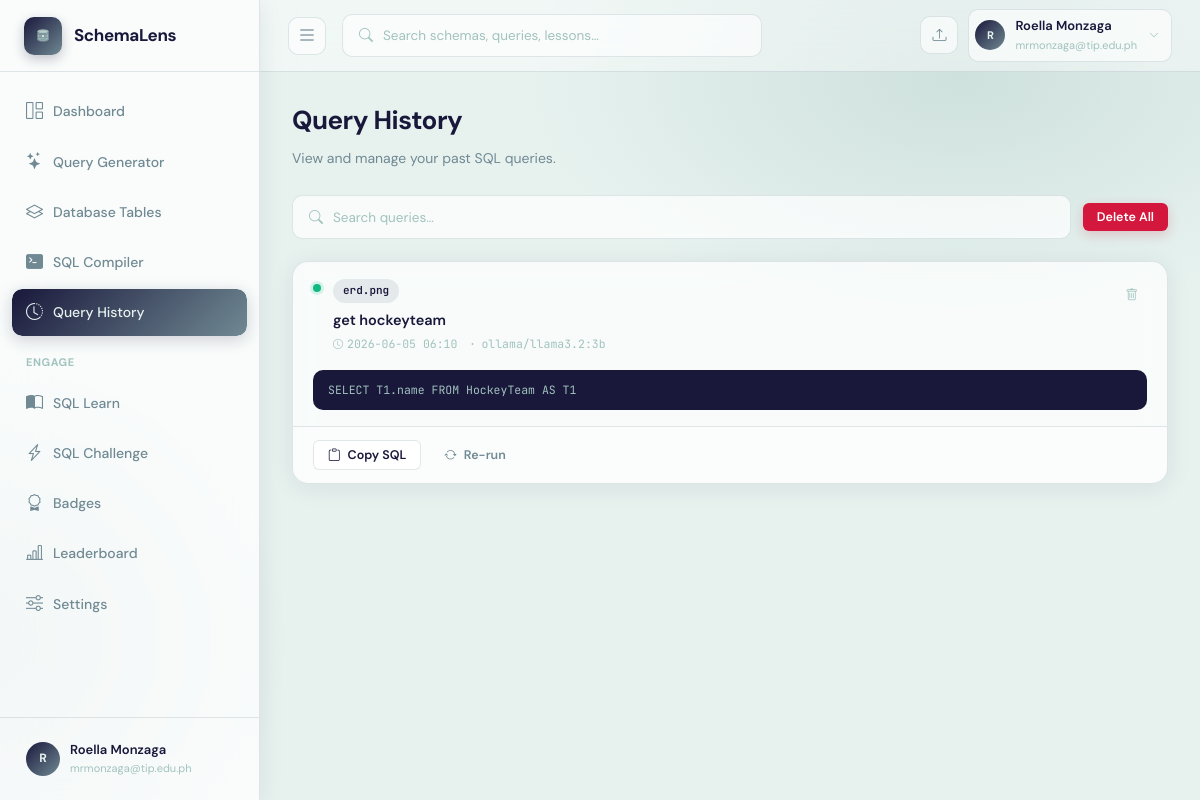
Screenshot of /history (signed in) with the database file from the repository.
### app.py (models this page shows)
class User(UserMixin, db.Model):
    __tablename__ = "users"
    id            = db.Column(db.Integer, primary_key=True)
    supabase_uid  = db.Column(db.String(256), unique=True, nullable=True)  # Supabase Auth UID
    name          = db.Column(db.String(120), nullable=False)
    email         = db.Column(db.String(200), unique=True, nullable=False)
    password      = db.Column(db.String(256), nullable=True)  # nullable — Supabase owns credentials
    company       = db.Column(db.String(120), default="")
    role          = db.Column(db.String(80), default="")
    last_active   = db.Column(db.DateTime, nullable=True)
    streak_days   = db.Column(db.Integer, default=0)
    created_at    = db.Column(db.DateTime, default=datetime.datetime.utcnow)
    agreement_accepted    = db.Column(db.Boolean, default=False)
    agreement_accepted_at = db.Column(db.DateTime, nullable=True)
    schemas      = db.relationship("SchemaUpload", backref="owner", lazy=True,
                                   cascade="all, delete-orphan")
    queries      = db.relationship("QueryHistory", backref="owner", lazy=True,
                                   cascade="all, delete-orphan")
    badges       = db.relationship("UserBadge", backref="user", lazy=True,
                                   cascade="all, delete-orphan")
    challenges   = db.relationship("ChallengeAttempt", backref="user", lazy=True,
                                   cascade="all, delete-orphan")

class QueryHistory(db.Model):
    __tablename__ = "query_history"
    id             = db.Column(db.Integer, primary_key=True)
    user_id        = db.Column(db.Integer, db.ForeignKey("users.id"), nullable=False)
    schema_id      = db.Column(db.Integer, db.ForeignKey("schema_uploads.id"), nullable=True)
    natural_query  = db.Column(db.Text, nullable=False)
    generated_sql  = db.Column(db.Text, default="")
    model_used     = db.Column(db.String(80), default="")
    sql_explanation = db.Column(db.Text, default="")     # Feature 2: plain-English explanation
    accuracy_score  = db.Column(db.Float, default=None)  # Feature 4: confidence score
    accuracy_notes  = db.Column(db.Text, default="")     # Feature 4: validation notes
    conversation_context = db.Column(db.Text, default="")  # Feature 3: JSON conversation history
    created_at     = db.Column(db.DateTime, default=datetime.datetime.utcnow)

class SchemaUpload(db.Model):
    __tablename__ = "schema_uploads"
    id            = db.Column(db.Integer, primary_key=True)
    user_id       = db.Column(db.Integer, db.ForeignKey("users.id"), nullable=False)
    filename      = db.Column(db.String(256), nullable=False)
    original_name = db.Column(db.String(256), nullable=False)
    schema_name   = db.Column(db.String(120), default="")
    ocr_text      = db.Column(db.Text, default="")
    parsed_schema = db.Column(db.Text, default="")   # JSON
    confirmed_schema = db.Column(db.Text, default="")  # JSON — user-confirmed/edited version
    uploaded_at   = db.Column(db.DateTime, default=datetime.datetime.utcnow)
    queries       = db.relationship("QueryHistory", backref="schema", lazy=True,
                                    cascade="all, delete-orphan")

### app.py (the view)
@app.route("/history")
@login_required
def history():
    page = request.args.get("page", 1, type=int)
    per_page = 20
    queries = QueryHistory.query.filter_by(user_id=current_user.id)\
              .order_by(QueryHistory.created_at.desc())\
              .paginate(page=page, per_page=per_page, error_out=False)
    return render_template("history.html", queries=queries)

### app.py (called while the page is built)
@login_manager.user_loader
def load_user(user_id):
    return db.session.get(User, int(user_id))

@app.context_processor
def inject_ai_status():
    return {"ai_vision_available": bool(GEMINI_API_KEY.strip())}

### templates/history.html (shortened to what this page needs)
{% extends "base.html" %}
{% block content %}
<div class="history-header fade-in">
  <h1>Query History</h1>
  <p>View and manage your past SQL queries.</p>
</div>
<div class="history-toolbar fade-in fade-in-1">
  <div class="search-wrap">
    <i class="bi bi-search"></i>
    <input type="text" id="searchInput" placeholder="Search queries…" oninput="filterQueries()">
  </div>
  <button class="btn btn-danger btn-sm" onclick="clearAllQueries()" style="margin-left:auto;">Delete All</button>
</div>
<div id="queryList">
{% if queries.items %}
  {% for q in queries.items %}
  <div class="qh-card fade-in" id="qcard-{{ q.id }}"
       data-query="{{ q.natural_query | lower }}"
       data-status="success">
    <div class="qh-top">
      <div class="qh-status-dot success"></div>
      <div class="flex-1">
        <div style="display:flex;align-items:flex-start;justify-content:space-between;gap:12px;">
          <div>
            {% if q.schema %}
            <span class="badge badge-mid" style="margin-bottom:7px;display:inline-flex;">{{ q.schema.schema_name or q.schema.original_name }}</span>
            {% else %}
            <span class="badge badge-light" style="margin-bottom:7px;display:inline-flex;">no schema</span>
            {% endif %}
            <div class="qh-question">{{ q.natural_query }}</div>
            <div class="qh-meta">
              <span class="qh-meta-item"><i class="bi bi-clock"></i> {{ q.created_at.strftime('%Y-%m-%d %H:%M') }}</span>
              <span class="qh-meta-item"><i class="bi bi-dot"></i> {{ q.model_used or 'heuristic' }}</span>
            </div>
          </div>
          <button onclick="deleteQuery('{{ q.id }}')" class="btn btn-ghost btn-sm btn-icon" style="flex-shrink:0;color:var(--text-xs);" title="Delete">
            <i class="bi bi-trash"></i>
          </button>
        </div>
      </div>
    </div>
    <div class="qh-sql" onclick="this.classList.toggle('expanded')" title="Click to expand">{{ q.generated_sql }}</div>
    <div class="qh-actions">
      <button onclick="copySQL('{{ q.id }}')" class="btn btn-outline btn-sm"><i class="bi bi-clipboard"></i> Copy SQL</button>
      <a href="{{ url_for('query_page') }}{% if q.schema %}?schema_id={{ q.schema.id }}{% endif %}" class="btn btn-ghost btn-sm"><i class="bi bi-arrow-repeat"></i> Re-run</a>
    </div>
  </div>
  {% endfor %}
{% endif %}
</div>
{% endblock %}

### templates/base.html (shortened to what this page needs)
<!DOCTYPE html>
<html lang="en">
<head>
  <link href="https://cdn.jsdelivr.net/npm/bootstrap-icons@1.11.3/font/bootstrap-icons.css" rel="stylesheet">
  <link rel="stylesheet" href="https://cdnjs.cloudflare.com/ajax/libs/highlight.js/11.9.0/styles/github-dark.min.css">
</head>
<body>
{% if current_user.is_authenticated %}
<aside class="sidebar" id="appSidebar" aria-label="Main Navigation">
  <div class="sidebar-logo">
    <a href="{{ url_for('dashboard') }}">
      <div class="logo-icon">
      </div>
      <span class="logo-text">SchemaLens</span>
    </a>
  </div>
  <nav class="sidebar-nav">
    <a href="{{ url_for('dashboard') }}" class="nav-item {% if request.endpoint=='dashboard' %}active{% endif %}">
      <i class="bi bi-grid-1x2" aria-hidden="true"></i> <span>Dashboard</span>
    </a>
    <a href="{{ url_for('query_page') }}" class="nav-item {% if request.endpoint=='query_page' %}active{% endif %}">
      <i class="bi bi-stars" aria-hidden="true"></i> <span>Query Generator</span>
    </a>
    <a href="{{ url_for('schemas') }}" class="nav-item {% if request.endpoint in ['schemas','schema_detail'] %}active{% endif %}">
      <i class="bi bi-layers" aria-hidden="true"></i> <span>Database Tables</span>
    </a>
    <a href="{{ url_for('sql_compiler') }}" class="nav-item {% if request.endpoint=='sql_compiler' %}active{% endif %}">
      <i class="bi bi-terminal-fill" aria-hidden="true"></i> <span>SQL Compiler</span>
    </a>
    <a href="{{ url_for('history') }}" class="nav-item {% if request.endpoint=='history' %}active{% endif %}">
      <i class="bi bi-clock-history" aria-hidden="true"></i> <span>Query History</span>
    </a>
    <div class="nav-section">Engage</div>
       <a href="{{ url_for('learn') }}" class="nav-item {% if request.endpoint=='learn' %}active{% endif %}">
      <i class="bi bi-book-half" aria-hidden="true"></i> <span>SQL Learn</span>
    </a>
    <a href="{{ url_for('challenge_page') }}" class="nav-item {% if request.endpoint=='challenge_page' %}active{% endif %}">
      <i class="bi bi-lightning-charge" aria-hidden="true"></i> <span>SQL Challenge</span>
    </a>
    <a href="{{ url_for('badges_page') }}"    class="nav-item {% if request.endpoint=='badges_page' %}active{% endif %}">
      <i class="bi bi-award" aria-hidden="true"></i> <span>Badges</span>
    </a>
    <a href="{{ url_for('leaderboard') }}"    class="nav-item {% if request.endpoint=='leaderboard' %}active{% endif %}">
      <i class="bi bi-bar-chart-line" aria-hidden="true"></i> <span>Leaderboard</span>
    </a>
    <a href="{{ url_for('settings') }}" class="nav-item {% if request.endpoint=='settings' %}active{% endif %}">
      <i class="bi bi-sliders" aria-hidden="true"></i> <span>Settings</span>
    </a>
  </nav>
  <div class="sidebar-footer">
   <a href="{{ url_for('settings')}}" class="user-dropdown-wrapper" style="text-decoration: none; color: inherit;" aria-haspopup="true" aria-label="User Profile and Settings">
      <div class="user-row" tabindex="0" aria-label="User Profile Summary">
        <div class="user-avatar">{{ current_user.name[0].upper() }}</div>
        <div>
          <div class="user-name">{{ current_user.name }}</div>
          <div class="user-email">{{ current_user.email[:26] }}{% if current_user.email|length > 26 %}…{% endif %}</div>
        </div>
      </div>
    </a>
  </div>
</aside>
<header class="topbar">
  <button class="icon-btn" id="sidebarToggleBtn" onclick="toggleSidebar()" aria-label="Toggle Sidebar" aria-controls="appSidebar">
    <i class="bi bi-list" style="font-size: 20px;"></i>
  </button>
<div class="search-box" style="position:relative;" id="searchBoxWrapper">
    <i class="bi bi-search" aria-hidden="true" id="searchIcon"></i>
    <input
      type="text"
      id="globalSearchInput"
      placeholder="Search schemas, queries, lessons…"
      autocomplete="off"
      autocorrect="off"
      spellcheck="false"
      aria-label="Global Search"
      aria-autocomplete="list"
      aria-controls="searchDropdown"
      aria-expanded="false"
      role="combobox"
    >
  </div>
  <div class="topbar-right">
    <a href="{{ url_for('schemas') }}" class="icon-btn" title="Upload Schema" aria-label="Upload Schema"><i class="bi bi-upload"></i></a>
    <div class="user-dropdown-wrapper">
      <div class="topbar-user" id="topbarUserBtn" tabindex="0" role="button" aria-haspopup="true" aria-expanded="false" aria-label="User Menu">
        <div class="user-avatar" style="width:30px;height:30px;font-size:11px;">{{ current_user.name[0].upper() }}</div>
        <div>
          <div class="name">{{ current_user.name }}</div>
          <div class="email">{{ current_user.email[:22] }}{% if current_user.email|length>22 %}…{% endif %}</div>
        </div>
        <i class="bi bi-chevron-down" style="font-size:10px;color:var(--text-xs);margin-left:2px;" aria-hidden="true"></i>
      </div>
    </div>
  </div>
</header>
<div class="main">
  <div class="page">
    {% block content %}{% endblock %}
  </div>
</div>
{% else %}
{% block auth_content %}{% endblock %}
{% endif %}
</body>
</html>

### templates/history.html (style rules this page uses)
.history-header { margin-bottom: 26px; }
.history-header h1 { font-size: 26px; font-weight: 700; letter-spacing: -.5px; margin-bottom: 5px; }
.history-header p { font-size: 14px; color: var(--text-soft); }
.history-toolbar { display: flex; align-items: center; gap: 12px; margin-bottom: 22px; flex-wrap: wrap; }
.search-wrap { flex: 1; min-width: 200px; display: flex; align-items: center; gap: 10px; background: var(--card-bg); backdrop-filter: blur(12px); border: 1px solid var(--border); border-radius: var(--radius-sm); padding: 10px 16px; transition: all .2s; }
.search-wrap i { color: var(--text-xs); font-size: 14px; }
.search-wrap input { border:none; outline:none; font-family:var(--font); font-size:13.5px; color:var(--text); flex:1; background:none; }
.search-wrap input::placeholder { color: var(--text-xs); }
.qh-card { background: var(--card-bg); backdrop-filter: blur(12px); border: 1px solid var(--border); border-radius: var(--radius); margin-bottom: 14px; overflow: hidden; transition: box-shadow .2s, transform .2s; box-shadow: var(--shadow); }
.qh-top { padding: 16px 20px; display: flex; align-items: flex-start; gap: 12px; }
.qh-status-dot { width: 8px; height: 8px; border-radius: 50%; flex-shrink: 0; margin-top: 6px; }
.qh-status-dot.success { background: #10b981; box-shadow: 0 0 0 3px rgba(16,185,129,0.15); }
.qh-question { font-size: 14.5px; font-weight: 600; color: var(--text); margin-bottom: 5px; line-height: 1.4; }
.qh-meta { display: flex; align-items: center; gap: 10px; flex-wrap: wrap; }
.qh-meta-item { display: flex; align-items: center; gap: 4px; font-size: 11.5px; color: var(--text-xs); font-family: var(--mono); }
.qh-meta-item i { font-size: 10px; }
.qh-sql { margin: 0 20px 16px; background: var(--primary); border-radius: var(--radius-sm); padding: 11px 15px; font-family: var(--mono); font-size: 11.5px; color: var(--primary-light); overflow: hidden; max-height: 48px; white-space: nowrap; text-overflow: ellipsis; cursor: pointer; transition: max-height .25s; }
.qh-actions { padding: 11px 20px; border-top: 1px solid var(--border); display: flex; align-items: center; gap: 8px; background: rgba(255,255,255,0.3); }

### rows the page displays
User: name "R", name "Roella Monzaga", email "mrmonzaga@tip.edu.ph"
QueryHistory: schema "erd.png", natural_query "get hockeyteam", created_at "2026-06-05 06:10", model_used "ollama/llama3.2:3b", generated_sql "SELECT T1.name FROM HockeyTeam AS T1"
